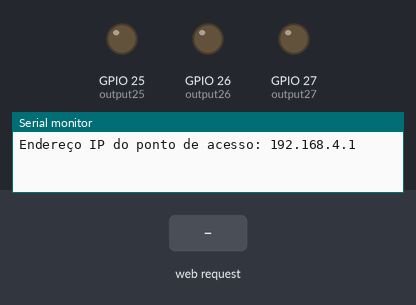
Bench run of a sketch on a simulated ESP32. Shown: output pins drawn as LEDs (lit = HIGH), the last lines printed to the serial monitor. Inputs (shaded band) come from the test bench.

Above: at 1.2 s.
1.3 s: HTTP request GET /26/on received
At 1.7 s:
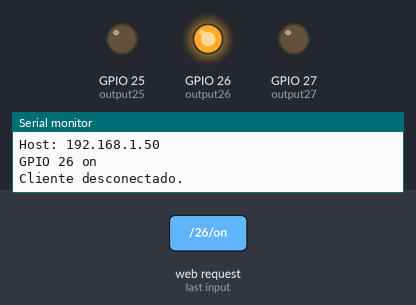
2.8 s: HTTP request GET /27/on received
At 4.0 s:
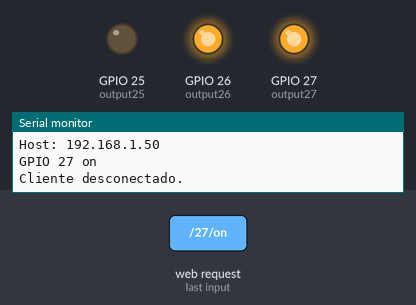
4.3 s: HTTP request GET /26/off received
At 5.1 s:
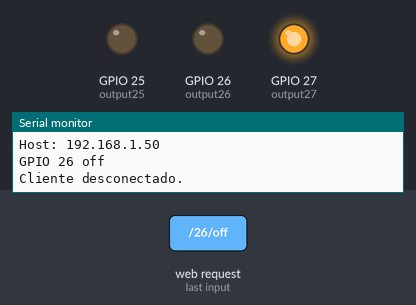
5.8 s: HTTP request GET /25/on received
At 6.3 s:
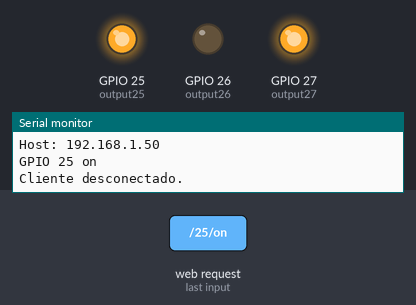
7.3 s: HTTP request GET /27/off received
At 8.5 s:
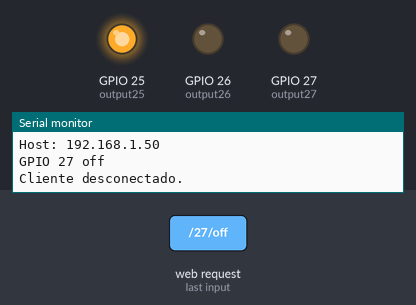
8.8 s: HTTP request GET /25/off received
At 9.8 s:
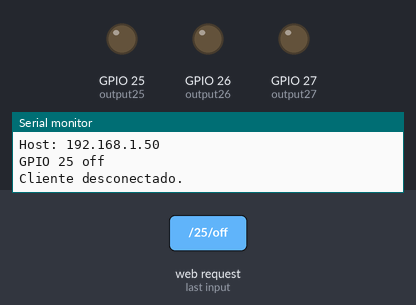
Timing chart, 0 to 11.3 s (numbered marks = the images above; inputs shaded):
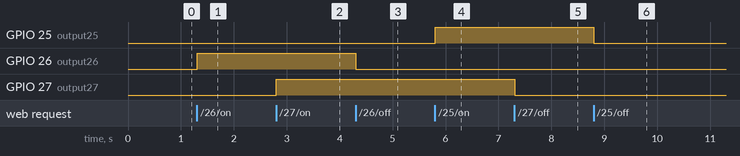

Measured:
- after the input at 1.3 s, GPIO 26 (output26): LOW → HIGH at once
- after the input at 2.8 s, GPIO 27 (output27): LOW → HIGH at once
- after the input at 4.3 s, GPIO 26 (output26): HIGH → LOW at once
- after the input at 5.8 s, GPIO 25 (output25): LOW → HIGH at once
- after the input at 7.3 s, GPIO 27 (output27): HIGH → LOW at once
- after the input at 8.8 s, GPIO 25 (output25): HIGH → LOW at once

The sketch:

beta.ino
```cpp
#include <WiFi.h>

const char* ssid = "ESP32_AP";    // Nome da rede Wi-Fi do ESP32
const char* password = "senha123"; // Senha da rede Wi-Fi do ESP32

WiFiServer server(80);

String header;
String output26State = "off";
String output27State = "off";
String output25State = "off";
const int output26 = 26;
const int output27 = 27;
const int output25 = 25;

unsigned long currentTime = millis();
unsigned long previousTime = 0;
const long timeoutTime = 2000;

void setup() {
  Serial.begin(115200);
  pinMode(output26, OUTPUT);
  pinMode(output27, OUTPUT);
  pinMode(output25, OUTPUT);
  digitalWrite(output26, LOW);
  digitalWrite(output27, LOW);
  digitalWrite(output25, LOW);

  // Configurar o ESP32 como um ponto de acesso Wi-Fi
  WiFi.softAP(ssid, password);

  IPAddress IP = WiFi.softAPIP();
  Serial.print("Endereço IP do ponto de acesso: ");
  Serial.println(IP);

  server.begin();
}

void loop() {
  WiFiClient client = server.available();

  if (client) {
    currentTime = millis();
    previousTime = currentTime;
    Serial.println("Novo Cliente.");
    String currentLine = "";
    while (client.connected() && currentTime - previousTime <= timeoutTime) {
      currentTime = millis();
      if (client.available()) {
        char c = client.read();
        Serial.write(c);
        header += c;
        if (c == '\n') {
          if (currentLine.length() == 0) {
            client.println("HTTP/1.1 200 OK");
            client.println("Content-type:text/html");
            client.println("Connection: close");
            client.println();

            if (header.indexOf("GET /26/on") >= 0) {
              Serial.println("GPIO 26 on");
              output26State = "on";
              digitalWrite(output26, HIGH);
            } else if (header.indexOf("GET /26/off") >= 0) {
              Serial.println("GPIO 26 off");
              output26State = "off";
              digitalWrite(output26, LOW);
            } else if (header.indexOf("GET /27/on") >= 0) {
              Serial.println("GPIO 27 on");
              output27State = "on";
              digitalWrite(output27, HIGH);
            } else if (header.indexOf("GET /27/off") >= 0) {
              Serial.println("GPIO 27 off");
              output27State = "off";
              digitalWrite(output27, LOW);
              } else if (header.indexOf("GET /25/on") >= 0) {
              Serial.println("GPIO 25 on");
              output25State = "on";
              digitalWrite(output25, HIGH);
            }else if (header.indexOf("GET /25/off") >= 0) {
              Serial.println("GPIO 25 off");
              output25State = "off";
              digitalWrite(output25, LOW);
            }
            client.println("<!DOCTYPE html><html><head><meta name=\"viewport\" content=\"width=device-width, initial-scale=1\">");
            client.println("<link rel=\"icon\" href=\"data:,\">");
            client.println("<style>html { font-family: Helvetica; display: inline-block; margin: 0px auto; text-align: center;}");
            client.println(".button { background-color: #4CAF50; border: none; border-radius: 30px; color: white; padding: 16px 40px;");
            client.println("text-decoration: none; font-size: 30px; margin: 2px; cursor: pointer; transition: transform 0.3s;}");
            client.println(".button:hover { transform: scale(1.1); }");
            client.println(".button2 { background-color: blue; }");
            client.println(".div { margin-right: 50%; border: 2px solid; border-color: green; border-radius: 40px; margin: auto; width: 30%; }");
            client.println("</style></head>");
            client.println("<body><h1>Projeto Automacao <br> Saida Escolar</h1>");

            client.println("<div class=\"div\">");

            client.println("<p>Primeiros anos " + output25State + "</p>");
            if (output25State == "off") {
              client.println("<p><a href=\"/25/on\"><button class=\"button\">LIBERAR</button></a></p>");
            } else {
              client.println("<p><a href=\"/25/off\"><button class=\"button button2\">PARAR</button></a></p>");
            }

            client.println("<p>Segundos anos " + output26State + "</p>");
            if (output26State == "off") {
              client.println("<p><a href=\"/26/on\"><button class=\"button\">LIBERAR</button></a></p>");
            } else {
              client.println("<p><a href=\"/26/off\"><button class=\"button button2\">PARAR</button></a></p>");
            }

            client.println("<p>Terceiros anos " + output27State + "</p>");
            if (output27State == "off") {
              client.println("<p><a href=\"/27/on\"><button class=\"button\">LIBERAR</button></a></p>");
            } else {
              client.println("<p><a href=\"/27/off\"><button class=\"button button2\">PARAR</button></a></p>");
            }

              client.println("<h4>Venceslau Vieira Batista <br> Feira de Ciencias 2023</h4>");

            client.println("</div>");

            client.println("</body></html>");


            client.println();
            break;
          } else {
            currentLine = "";
          }
        } else if (c != '\r') {
          currentLine += c;
        }
      }
    }
    header = "";
    client.stop();
    Serial.println("Cliente desconectado.");
    Serial.println("");
  }
}
```
